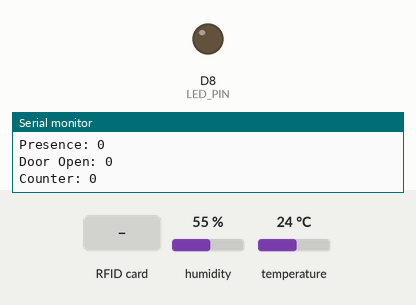
Recording of a sketch running on a simulated ESP8266 (NodeMCU). Parts: output pins drawn as LEDs (lit = HIGH), the last lines printed to the serial monitor. Wiring (inferred from the names in the program): IR receiver: data D1. Inputs (shaded band) come from the test bench; at power-on: humidity 55 %, temperature 24 °C. WiFi joins after 1.5 s; servers stay silent unless stated; no MQTT or app messages arrive unless stated.

Above: at 2.7 s.
2.8 s: RFID card C6 D5 47 01 held to the reader
At 4.2 s:
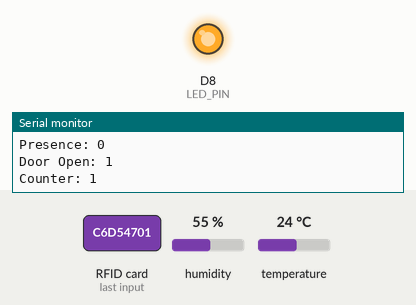
9.0 s: RFID card 03 62 71 92 04 held to the reader
10.5 s: RFID card 5E 7A 19 C4 held to the reader
Timing chart, 0 to 13.5 s (numbered marks = the images above; inputs shaded):
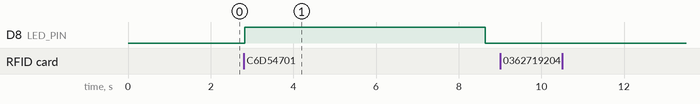

Measured:
- after the input at 2.8 s, D8 (LED_PIN): LOW → HIGH at once, → LOW 5.8 s later

The sketch:

ESP8266_1.ino
```cpp
#include <ESP8266WiFi.h>
#include "config.h"
#include "mqtt_handler.h"
#include "sensor_dht.h"
#include "sensor_sonar.h"
#include "sensor_rfid.h"
#include "actuator_servo.h"
#include "scheduler.h"


void setup() {
  Serial.begin(115200);

  WiFi.begin(WIFI_SSID, WIFI_PASS);
  while (WiFi.status() != WL_CONNECTED) {
    delay(500);
    Serial.print(".");
  }
  Serial.println("\nWiFi connected");

  mqtt_init();          // MQTT client


  dht_init();           // Cảm biến nhiệt độ
  sonar_init();         // Cảm biến phát hiện người
  rfid_init();          // RFID

  servo_init();         // Servo cửa

  scheduler_init();     // Bộ lập lịch (millis)
  Serial.println("=== BOOT ===");

}

void loop() {
  mqtt_loop();          // Duy trì MQTT
  scheduler_run();      // Chạy các task định kỳ
}
```

actuator_servo.cpp
```cpp
#include <Arduino.h>
// actuator_servo.cpp
#include "actuator_servo.h"
#include <Servo.h>
#include <Arduino.h>

// #define SERVO_PIN D5
// #define SERVO_OPEN_ANGLE 90
// #define SERVO_CLOSE_ANGLE 0
// #define DOOR_OPEN_TIME 5000  // 5 giây

// Minh họa bằng led
#define LED_PIN D8
#define DOOR_OPEN_TIME 5000  // 5 giây

// Servo doorServo;
// unsigned long doorOpenMillis = 0;
// bool doorIsOpen = false;

unsigned long doorOpenMillis = 0;
bool doorIsOpen = false;

void servo_init() {
  // doorServo.attach(5);
  // doorServo.write(SERVO_CLOSE_ANGLE);  // cửa đóng ban đầu
  // delay(1000);

  pinMode(LED_PIN, OUTPUT);
  digitalWrite(LED_PIN, LOW);  // cửa đóng ban đầu (LED OFF)
}


void servo_open_door() {
  // doorServo.write(SERVO_OPEN_ANGLE);  // mở cửa
  // doorOpenMillis = millis();          // ghi lại thời điểm mở
  // doorIsOpen = true;

  digitalWrite(LED_PIN, HIGH);  // mở cửa (LED ON)
  doorOpenMillis = millis();    // ghi lại thời điểm mở
  doorIsOpen = true;

  Serial.println("[LED] Door OPEN (LED ON)");
}


void servo_task() {
  // // Nếu cửa đang mở và đã quá 5s thì đóng lại
  // if (doorIsOpen && (millis() - doorOpenMillis >= DOOR_OPEN_TIME)) {
  //   doorServo.write(SERVO_CLOSE_ANGLE);
  //   doorIsOpen = false;
  // }

  // Nếu cửa đang mở và đã quá 5s thì đóng lại
  if (doorIsOpen && (millis() - doorOpenMillis >= DOOR_OPEN_TIME)) {
    digitalWrite(LED_PIN, LOW);  // đóng cửa (LED OFF)
    doorIsOpen = false;

    Serial.println("[LED] Door CLOSED (LED OFF)");
  }
}

bool servo_is_door_open() {
  return doorIsOpen;
}
```

actuator_servo.h
```cpp
// actuator_servo.h
#ifndef ACTUATOR_SERVO_H
#define ACTUATOR_SERVO_H


void servo_init();
void servo_open_door();
void servo_task(); // hàm xử lý đóng cửa sau 5s (non-blocking)
bool servo_is_door_open();

#endif
```

mqtt_handler.cpp
```cpp
#include "mqtt_handler.h"
#include <PubSubClient.h>
#include <ESP8266WiFi.h>
#include "config.h"

WiFiClient espClient;
PubSubClient client(espClient);

/* ================= MQTT INIT ================= */
void mqtt_init() {
  client.setServer(MQTT_SERVER, MQTT_PORT);
}

void mqtt_loop() {
  static unsigned long lastAttempt = 0;

  if (!client.connected()) {
    if (millis() - lastAttempt >= 1000) {
      lastAttempt = millis();

      if (client.connect("ESP8266_1")) {
        Serial.println("[MQTT] Connected");
      } else {
        Serial.print("[MQTT] Failed, rc=");
        Serial.println(client.state());
      }
    }
  }

  client.loop();
}

/* ================= MQTT PUBLISH ================= */
void mqtt_publish_temperature(float t) {
  client.publish(TOPIC_TEMP, String(t).c_str());
}

void mqtt_publish_presence(bool p) {
  client.publish(TOPIC_PRESENCE, p ? "1" : "0");
}

void mqtt_publish_door_status(bool open) {
  client.publish(TOPIC_DOOR, open ? "OPEN" : "CLOSE");
}
```

mqtt_handler.h
```cpp
#ifndef MQTT_HANDLER_H
#define MQTT_HANDLER_H

void mqtt_init();
void mqtt_loop();

/* publish trạng thái */
void mqtt_publish_temperature(float t);
void mqtt_publish_presence(bool p);
void mqtt_publish_door_status(bool open);
#endif
```

scheduler.cpp
```cpp
#include "scheduler.h"
#include "sensor_dht.h"
#include "sensor_sonar.h"
#include "mqtt_handler.h"
#include "actuator_servo.h"
#include "sensor_rfid.h"
#include <Arduino.h>

static unsigned long counter = 0;

unsigned long lastSensorRead = 0;

void scheduler_init() {
  lastSensorRead = millis();
}

void scheduler_run() {
  rfid_check();
  unsigned long now = millis();

  // Đọc cảm biến mỗi 1s
  if (now - lastSensorRead >= 1000) {
    lastSensorRead = now;
    servo_task();
    bool doorOpen = servo_is_door_open();
    float temp = dht_read();
    bool presence = sonar_detect();

    Serial.print("Temp: "); Serial.println(temp);
    Serial.print("Presence: "); Serial.println(presence);
    Serial.print("Door Open: "); Serial.println(doorOpen);

    mqtt_publish_temperature(temp);
    mqtt_publish_presence(presence);
    mqtt_publish_door_status(doorOpen);
    Serial.print("Counter: ");
    Serial.println(counter++);   // 0 → 1 → 2 → ...
  }
}
```

scheduler.h
```cpp
#ifndef SCHEDULER_H
#define SCHEDULER_H

/*
 * scheduler_init()
 * ----------------
 * Hàm khởi tạo bộ lập lịch
 * - Gọi 1 lần trong setup()
 * - Khởi tạo các biến thời gian
 */
void scheduler_init();

/*
 * scheduler_run()
 * ---------------
 * Hàm chạy bộ lập lịch
 * - Gọi liên tục trong loop()
 * - Thực hiện các task định kỳ bằng millis()
 * - KHÔNG dùng delay()
 */
void scheduler_run();

#endif
```

sensor_dht.cpp
```cpp
// sensor_dht.cpp
#include <DHT.h>
#include "sensor_dht.h"


#define DHTPIN D2
#define DHTTYPE DHT11


DHT dht(DHTPIN, DHTTYPE);


void dht_init() {
  dht.begin();
}


float dht_read() {
  float t = dht.readTemperature();
  if (isnan(t)) return -1;  // lỗi đọc
  return t;
}
```

sensor_dht.h
```cpp
// sensor_dht.h
#ifndef SENSOR_DHT_H
#define SENSOR_DHT_H


void dht_init();
float dht_read();


#endif
```

sensor_rfid.cpp
```cpp
#include "stdio.h"
// sensor_rfid.cpp
#include "sensor_rfid.h"
#include <SPI.h>
#include <MFRC522.h>
#include "actuator_servo.h"
#include "mqtt_handler.h"


#define SS_PIN D4
#define RST_PIN D3

// #define RFID_BUTTON_PIN D6   // GPIO12 – giả lập RFID bằng button

MFRC522 rfid(SS_PIN, RST_PIN);
byte validUID[4] = { 0xC6, 0xD5, 0x47, 0x01 };


void rfid_init() {
  SPI.begin();
  rfid.PCD_Init();
  // // ===== BUTTON GIẢ LẬP RFID =====
  // pinMode(RFID_BUTTON_PIN, INPUT_PULLUP);

  // Serial.println("[RFID] Button mode enabled (RFID simulated)");
  Serial.println("[RFID] RC522 initialized");
}


void rfid_check() {
  if (!rfid.PICC_IsNewCardPresent()) return;
  if (!rfid.PICC_ReadCardSerial()) return;

  Serial.print("[RFID] UID: ");
  bool valid = true;

  for (byte i = 0; i < rfid.uid.size; i++) {
    Serial.print(rfid.uid.uidByte[i], HEX);
    Serial.print(" ");

    if (rfid.uid.uidByte[i] != validUID[i]) {
      valid = false;
    }
  }
  Serial.println();


  if (valid) {
    Serial.println("[RFID] ACCESS GRANTED");
    servo_open_door();
    mqtt_publish_door_status(true);
  } else {
    Serial.println("[RFID] ACCESS DENIED");
    mqtt_publish_door_status(false);
  }


  rfid.PICC_HaltA();
  // // ===== BUTTON GIẢ LẬP RFID =====
  // static bool lastState1 = HIGH;
  // bool currentState1 = digitalRead(RFID_BUTTON_PIN);

  // // Phát hiện nhấn nút (HIGH → LOW)
  // if (lastState1 == HIGH && currentState1 == LOW) {
  //   Serial.println("[RFID] BUTTON PRESSED → ACCESS GRANTED");

  //   servo_open_door();
  //   mqtt_publish_door_status(true);   // nếu hệ của bạn có MQTT

  // }
  // lastState1 = currentState1;
}
```

sensor_rfid.h
```cpp
// sensor_rfid.h
#ifndef SENSOR_RFID_H
#define SENSOR_RFID_H


void rfid_init();
void rfid_check();

#endif
```

sensor_sonar.cpp
```cpp
// sensor_sonar.cpp  (đã thay bằng cảm biến hồng ngoại)
#include "sensor_sonar.h"
#include <Arduino.h>

#define IR_PIN D1   // Chân OUT của cảm biến hồng ngoại

void sonar_init() {
  // pinMode(IR_PIN, INPUT);

  // Minh họa bằng button
  pinMode(IR_PIN, INPUT_PULLUP);
}

bool sonar_detect() {
  // int irState = digitalRead(IR_PIN);

  // // Với module IR LM393:
  // // LOW  = phát hiện vật
  // // HIGH = không có vật
  // if (irState == LOW) {
  //   Serial.println("[IR] Object detected");
  //   return true;
  // } else {
  //   Serial.println("[IR] No object");
  //   return false;
  // }

  // Minh họa bằng button
  bool currentState = digitalRead(IR_PIN);

  // Phát hiện cạnh nhấn (HIGH → LOW)
  if (currentState == LOW) {
    Serial.println("[BUTTON] Press detected");
    return true;
  }
  return false;
}
```

sensor_sonar.h
```cpp
// sensor_sonar.h
#ifndef SENSOR_SONAR_H
#define SENSOR_SONAR_H


void sonar_init();
bool sonar_detect();


#endif
```

config.h
```cpp
// Thông tin WiFi
#define WIFI_SSID "DienDz"
#define WIFI_PASS "0362719204"


// MQTT Broker (PC của bạn)
#define MQTT_SERVER "192.168.1.3"
#define MQTT_PORT 1883


// Topic publish
#define TOPIC_TEMP "room/temperature"
#define TOPIC_DOOR "room/door"
#define TOPIC_PRESENCE "room/presence"
```
